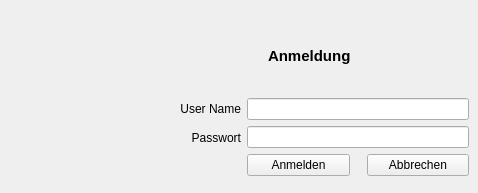
    <widget class="QWidget" name="page4_Anmeldung">
     <widget class="QLabel" name="label_7">
      <property name="geometry">
       <rect>
        <x>268</x>
        <y>45</y>
        <width>90</width>
        <height>21</height>
       </rect>
      </property>
      <property name="font">
       <font>
        <pointsize>11</pointsize>
        <weight>75</weight>
        <bold>true</bold>
       </font>
      </property>
      <property name="text">
       <string>Anmeldung</string>
      </property>
     </widget>
     <widget class="QWidget" name="layoutWidget">
      <property name="geometry">
       <rect>
        <x>180</x>
        <y>90</y>
        <width>289</width>
        <height>94</height>
       </rect>
      </property>
      <layout class="QGridLayout" name="gridLayout_6">
       <item row="0" column="0">
        <layout class="QVBoxLayout" name="verticalLayout">
         <item>
          <widget class="QLabel" name="label_6">
           <property name="text">
            <string>&lt;html&gt;&lt;head/&gt;&lt;body&gt;&lt;p align=&quot;right&quot;&gt;User Name&lt;/p&gt;&lt;/body&gt;&lt;/html&gt;</string>
           </property>
          </widget>
         </item>
         <item>
          <widget class="QLabel" name="label_9">
           <property name="text">
            <string>&lt;html&gt;&lt;head/&gt;&lt;body&gt;&lt;p align=&quot;right&quot;&gt;Passwort&lt;/p&gt;&lt;/body&gt;&lt;/html&gt;</string>
           </property>
          </widget>
         </item>
         <item>
          <spacer name="verticalSpacer">
           <property name="orientation">
            <enum>Qt::Vertical</enum>
           </property>
           <property name="sizeType">
            <enum>QSizePolicy::Fixed</enum>
           </property>
           <property name="sizeHint" stdset="0">
            <size>
             <width>12</width>
             <height>27</height>
            </size>
           </property>
          </spacer>
         </item>
        </layout>
       </item>
       <item row="0" column="1">
        <layout class="QGridLayout" name="gridLayout_5">
         <item row="0" column="0">
          <layout class="QVBoxLayout" name="verticalLayout_2">
           <item>
            <widget class="QLineEdit" name="anmeldungUserName"/>
           </item>
           <item>
            <widget class="QLineEdit" name="anmeldungPass"/>
           </item>
          </layout>
         </item>
         <item row="1" column="0">
          <layout class="QGridLayout" name="gridLayout_4">
           <item row="0" column="1">
            <spacer name="horizontalSpacer_7">
             <property name="orientation">
              <enum>Qt::Horizontal</enum>
             </property>
             <property name="sizeType">
              <enum>QSizePolicy::Fixed</enum>
             </property>
             <property name="sizeHint" stdset="0">
              <size>
               <width>11</width>
               <height>20</height>
              </size>
             </property>
            </spacer>
           </item>
           <item row="0" column="0">
            <widget class="QPushButton" name="pushAnmeldenAn">
             <property name="text">
              <string>Anmelden</string>
             </property>
            </widget>
           </item>
           <item row="0" column="2">
            <widget class="QPushButton" name="pushAbbrechenAn">
             <property name="text">
              <string>Abbrechen</string>
             </property>
            </widget>
           </item>
          </layout>
         </item>
        </layout>
       </item>
      </layout>
     </widget>
     <widget class="QLabel" name="labelAnmeldungErf">
      <property name="geometry">
       <rect>
        <x>30</x>
        <y>20</y>
        <width>131</width>
        <height>16</height>
       </rect>
      </property>
      <property name="text">
       <string/>
      </property>
     </widget>
    </widget>
